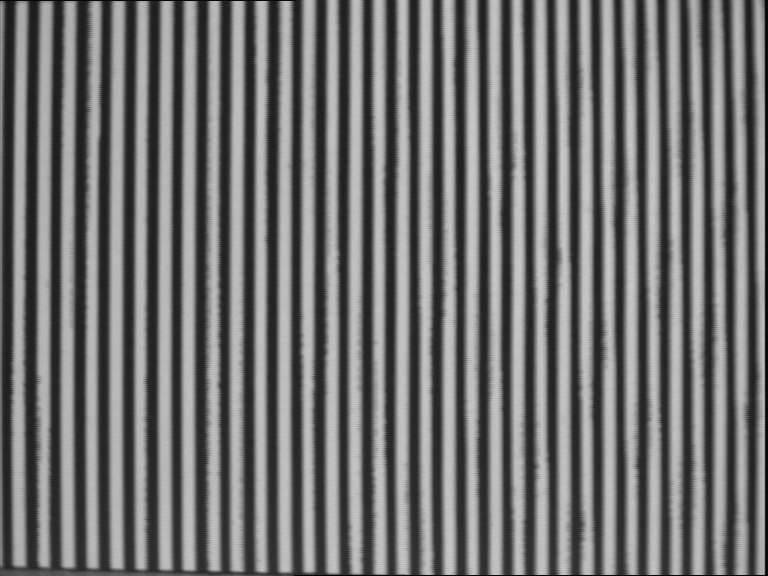
%> input picture Shafley/matlab/1.bmp, 768 x 576 px
$ octave --eval "project;"   (GNU Octave 9; MATLAB toolbox functions it lacks are replaced by stand-ins)
%> lines starting %> are read from the running program, lines starting %| are printed output that depends on the picture
function project()
    clear all;

    %生成相移正弦光栅
    %phaseshiftGrating();

    %相移标定
    [X, Y, O] = phaseshiftCalibration();
% [31 lines not run here, left out]
% [55 lines left out: function phaseshiftGrating, not called in this run]

%相移标定
% X为bg1相位，Y为bg2相位，O为物体的相位
function [X, Y, O] = phaseshiftCalibration()
    B1=im2double(imread('1.bmp'));
%> B1: size 576x768 double; min 0.00392, max 0.8, mean 0.446
    B2=im2double(imread('2.bmp'));
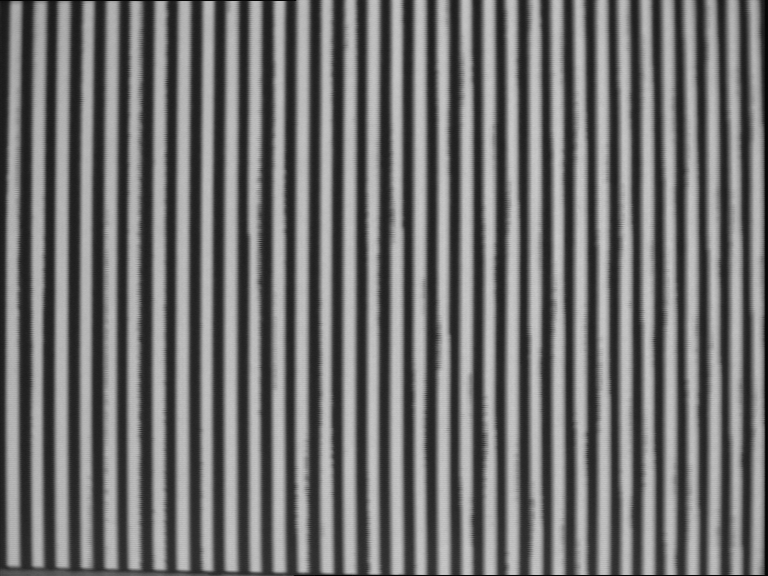
%> input picture Shafley/matlab/2.bmp, 768 x 576 px
%> B2: size 576x768 double; min 0.00392, max 0.8, mean 0.447
    B3=im2double(imread('3.bmp'));
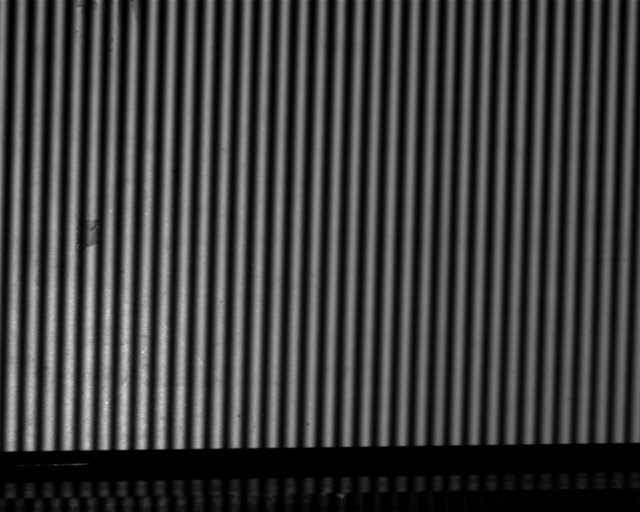
%> input picture Shafley/matlab/3.bmp, 1280 x 1024 px (shown at 1/2 size)
%> B3: size 1024x1280 double; min 0, max 1, mean 0.242
    B4=im2double(imread('4.bmp'));
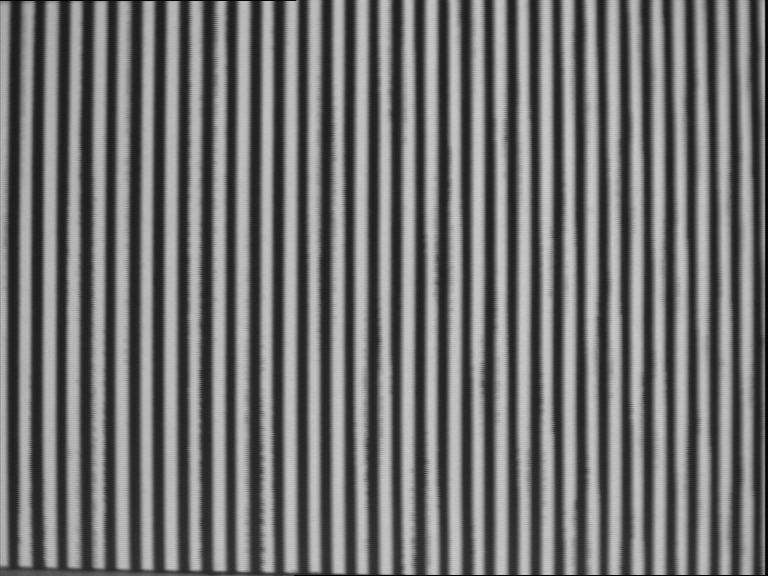
%> input picture Shafley/matlab/4.bmp, 768 x 576 px
%> B4: size 576x768 double; min 0.00392, max 0.804, mean 0.446
    A1=im2double(imread('5.bmp'));
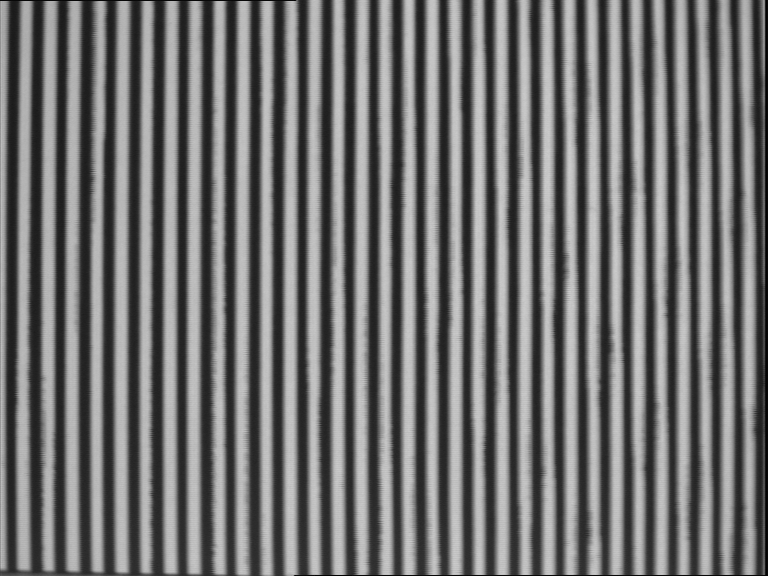
%> input picture Shafley/matlab/5.bmp, 768 x 576 px
%> A1: size 576x768 double; min 0.00392, max 0.804, mean 0.448
    A2=im2double(imread('6.bmp'));
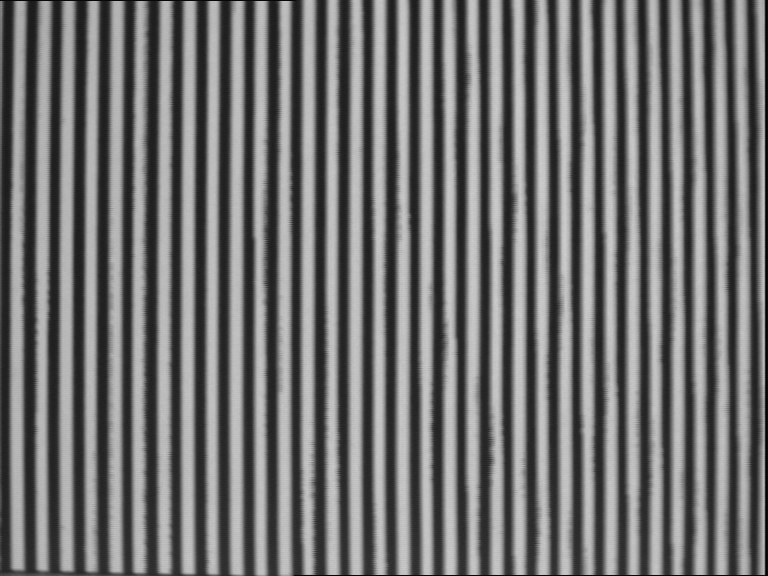
%> input picture Shafley/matlab/6.bmp, 768 x 576 px
%> A2: size 576x768 double; min 0.00392, max 0.804, mean 0.448; mean of the top-left, top-right, bottom-left and bottom-right quarters 0.433, 0.452, 0.45, 0.458
%> (the run ends here)
